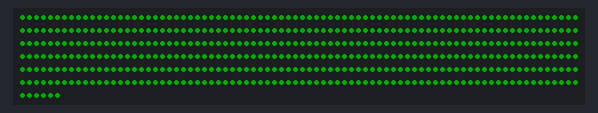
A sketch run on a simulated Arduino Uno, built for the host (arithmetic inside an expression is 32-bit, double 64-bit). Shown: 486 RGB LEDs in strip order, left to right, continuing on the next row. Dim RGB values are drawn brighter than linear.

Above: at 0.1 s.
At 0.5 s:
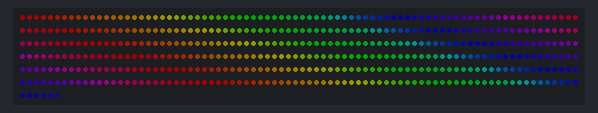
At 17.32 s:
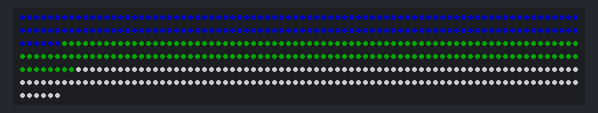
At 17.95 s:
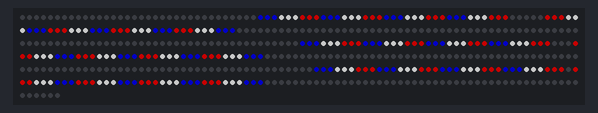
At 30.33 s:
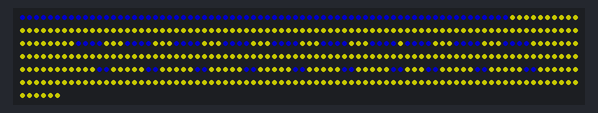
At 39.5 s:
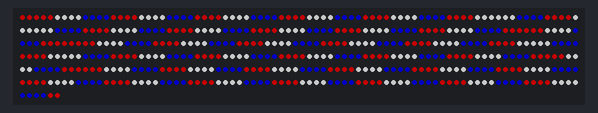

Measured:
- what the display in image 1 shows lasts 10.9 s, from 0.4 s to 11.3 s

The sketch:

shoresign.ino
```cpp
// Do not remove the include below
#include "patterns.h"
#include <FastLED.h>

CRGBPalette16 currentPalette = RainbowColors_p;
TBlendType currentBlending = LINEARBLEND;


#define DATA_PIN    6
#define LED_PIN     13
#define BRIGHTNESS  100

#define LED_TYPE    WS2812B
#define COLOR_ORDER GRB


#define LEFT		-1
#define RIGHT		 1

#define UP			 2
#define DOWN		-2

#define COLUMNS    	 3

#define R1			70
#define R2			69
#define R3			68

#define C1     		13
#define C2     		12
#define C3     		11

#define ROW1 	   166
#define ROW2       162
#define ROW3       158

CRGB Leds[ ROW1 + ROW2 + ROW3 ];
/*
union Map
{
	struct ROWS {
		int outside[166]; // 70-83-153-166 70X13
		int middle [162]; // 69-81-150-162 69X12
		int inside [158]; // 68-79-147-158 68X11
	} Rows;
	int Leds[[ ROW1 + ROW2 + ROW3 ];
} Map = {
*/
#define STRING
#ifndef STRING
const int LedMap[ ROW1 + ROW2 + ROW3 ] =
{
/* 0  1   2   3   4   5   6   7   8   9  10  11  12  13  14  15  16  17  18  19  20  21  22  23  24  25  26  27  28  29  30  31   32   33   34   35   36   37   38   39   40   41   42   43   44   45   46   47   48   49   50   51   52   53   54   55   56   57   58   59   60   61   62    63  64   65   66   67   68   69   70   71   72   73   74   75   76   77   78   79   80   81   82   83   84   85   86   87   88   89   90   91   92   93   94   95   96   97   98   99  100  101  102  103  104  105  106  107  108  109  110  111  112  113  114  115  116  117  118  119  120  121  122  123  124  125  126  127  128  129  130  131  132  133  134  135  136  137  138  139  140  141  142  143  144  145  146  147  148  149  150  151  152  153  154  155  156  157  158  159  160  161  162  163  164  165*/
   5, 6, 11, 12, 17, 18, 23, 24, 29, 30, 35, 36, 41, 42, 47, 48, 53, 54, 59, 60, 65, 66, 71, 72, 77, 78, 83, 84, 89, 90, 95, 96, 101, 102, 107, 108, 113, 114, 119, 120, 125, 126, 131, 132, 137, 138, 143, 144, 149, 150, 155, 156, 161, 162, 167, 168, 173, 174, 179, 180, 185, 186, 191, 192, 197, 198, 203, 204, 209, 210, 212, 213, 218, 219, 224, 225, 230, 231, 236, 237, 242, 243, 245, 246, 251, 252, 257, 258, 263, 264, 269, 270, 275, 276, 281, 282, 287, 288, 293, 294, 299, 300, 305, 306, 311, 312, 317, 318, 323, 324, 329, 330, 335, 336, 341, 342, 347, 348, 353, 354, 359, 360, 365, 366, 371, 372, 377, 378, 383, 384, 389, 390, 395, 396, 401, 402, 407, 408, 413, 414, 419, 420, 425, 426, 431, 432, 437, 438, 443, 444, 449, 450, 453, 455, 456, 461, 462, 467, 468, 473, 474, 479, 480, 485,   2,   0,
   4, 7, 10, 13, 16, 19, 22, 25, 28, 31, 34, 37, 40, 43, 46, 49, 52, 55, 58, 61, 64, 67, 70, 73, 76, 79, 82, 85, 88, 91, 94, 97, 100, 103, 106, 109, 112, 115, 118, 121, 124, 127, 130, 133, 136, 139, 142, 145, 148, 151, 154, 157, 160, 163, 166, 169, 172, 175, 178, 181, 184, 187, 190, 193, 196, 199, 202, 205, 208, 211, 214, 217, 220, 223, 226, 229, 232, 235, 238, 241, 244, 247, 250, 253, 256, 259, 262, 265, 268, 271, 274, 277, 280, 283, 286, 289, 292, 295, 298, 301, 304, 307, 310, 313, 316, 319, 322, 325, 328, 331, 334, 337, 340, 343, 346, 349, 352, 355, 358, 361, 364, 367, 370, 373, 376, 379, 382, 385, 388, 391, 394, 397, 400, 403, 406, 409, 412, 415, 418, 421, 424, 427, 430, 433, 436, 439, 442, 445, 448, 451, 454, 457, 460, 463, 466, 469, 472, 475, 478, 481, 484,   1,
   8, 9, 14, 15, 20, 21, 26, 27, 32, 33, 38, 39, 44, 45, 50, 51, 56, 57, 62, 63, 68, 69, 74, 75, 80, 81, 86, 87, 92, 93, 98, 99, 104, 105, 110, 111, 116, 117, 122, 123, 128, 129, 134, 135, 140, 141, 146, 147, 152, 153, 158, 159, 164, 165, 170, 171, 176, 177, 182, 183, 188, 189, 194, 195, 200, 201, 206, 207, 215, 216, 221, 222, 227, 228, 233, 234, 239, 240, 248, 249, 254, 255, 260, 261, 266, 267, 272, 273, 278, 279, 284, 285, 290, 291, 296, 297, 302, 303, 308, 309, 314, 315, 320, 321, 326, 327, 332, 333, 338, 339, 344, 345, 350, 351, 356, 357, 362, 363, 368, 369, 374, 375, 380, 381, 386, 387, 392, 393, 398, 399, 404, 405, 410, 411, 416, 417, 422, 423, 428, 429, 434, 435, 440, 441, 446, 447, 452, 458, 459, 464, 465, 470, 471, 476, 477, 482, 483,   3
};
#else
const int LedMap[ ROW1 + ROW2 + ROW3 ] =
{
/* 0    1    2    3    4    5    6    7    8    9   10   11   12   13   14   15   16   17   18   19   20   21   22   23   24   25   26   27   28   29   30   31   32   33   34   35   36   37   38   39   40   41   42   43   44   45   46   47   48   49   50   51   52   53   54   55   56   57   58   59   60   61   62   63   64   65   66   67   68   69   70   71   72   73   74   75   76   77   78   79   80   81   82   83   84   85   86   87   88   89   90   91   92   93   94   95   96   97   98   99  100  101  102  103  104  105  106  107  108  109  110  111  112  113  114  115  116  117  118  119  120  121  122  123  124  125  126  127  128  129  130  131  132  133  134  135  136  137  138  139  140  141  142  143  144  145  146  147  148  149  150  151  152  153  154  155  156  157  158  159  160  161  162  163  164  165*/
   0,   1,   2,   3,   4,   5,   6,   7,   8,   9,  10,  11,  12,  13,  14,  15,  16,  17,  18,  19,  20,  21,  22,  23,  24,  25,  26,  27,  28,  29,  30,  31,  32,  33,  34,  35,  36,  37,  38,  39,  40,  41,  42,  43,  44,  45,  46,  47,  48,  49,  50,  51,  52,  53,  54,  55,  56,  57,  58,  59,  60,  61,  62,  63,  64,  65,  66,  67,  68,  69,  70,  71,  72,  73,  74,  75,  76,  77,  78,  79,  80,  81,  82,  83,  84,  85,  86,  87,  88,  89,  90,  91,  92,  93,  94,  95,  96,  97,  98,  99, 100, 101, 102, 103, 104, 105, 106, 107, 108, 109, 110, 111, 112, 113, 114, 115, 116, 117, 118, 119, 120, 121, 122, 123, 124, 125, 126, 127, 128, 129, 130, 131, 132, 133, 134, 135, 136, 137, 138, 139, 140, 141, 142, 143, 144, 145, 146, 147, 148, 149, 150, 151, 152, 153, 154, 155, 156, 157, 158, 159, 160, 161, 162, 163, 164, 165,
 166, 167, 168, 169, 170, 171, 172, 173, 174, 175, 176, 177, 178, 179, 180, 181, 182, 183, 184, 185, 186, 187, 188, 189, 190, 191, 192, 193, 194, 195, 196, 197, 198, 199, 200, 201, 202, 203, 204, 205, 206, 207, 208, 209, 210, 211, 212, 213, 214, 215, 216, 217, 218, 219, 220, 221, 222, 223, 224, 225, 226, 227, 228, 229, 230, 231, 232, 233, 234, 235, 236, 237, 238, 239, 240, 241, 242, 243, 244, 245, 246, 247, 248, 249, 250, 251, 252, 253, 254, 255, 256, 257, 258, 259, 260, 261, 262, 263, 264, 265, 266, 267, 268, 269, 270, 271, 272, 273, 274, 275, 276, 277, 278, 279, 280, 281, 282, 283, 284, 285, 286, 287, 288, 289, 290, 291, 292, 293, 294, 295, 296, 297, 298, 299, 300, 301, 302, 303, 304, 305, 306, 307, 308, 309, 310, 311, 312, 313, 314, 315, 316, 317, 318, 319, 320, 321, 322, 323, 324, 325, 326, 327,
 328, 329, 330, 331, 332, 333, 334, 335, 336, 337, 338, 339, 340, 341, 342, 343, 344, 345, 346, 347, 348, 349, 350, 351, 352, 353, 354, 355, 356, 357, 358, 359, 360, 361, 362, 363, 364, 365, 366, 367, 368, 369, 370, 371, 372, 373, 374, 375, 376, 377, 378, 379, 380, 381, 382, 383, 384, 385, 386, 387, 388, 389, 390, 391, 392, 393, 394, 395, 396, 397, 398, 399, 400, 401, 402, 403, 404, 405, 406, 407, 408, 409, 410, 411, 412, 413, 414, 415, 416, 417, 418, 419, 420, 421, 422, 423, 424, 425, 426, 427, 428, 429, 430, 431, 432, 433, 434, 435, 436, 437, 438, 439, 440, 441, 442, 443, 444, 445, 446, 447, 448, 449, 450, 451, 452, 453, 454, 455, 456, 457, 458, 459, 460, 461, 462, 463, 464, 465, 466, 467, 468, 469, 470, 471, 472, 473, 474, 475, 476, 477, 478, 479, 480, 481, 482, 483, 484, 485
};
#endif

#define MAP( c, r ) LedMap[ ( c * ROW1 +  r ) - ( c/2 * 4) ]

int XY( int x, int y )
{

	switch( y )
	{

	// Horizontal lines
	case 0:
		if ( x < 3 )
			return MAP( 0, ROW1 - x );

		return MAP( 0, x - 2 );

	case 1:
		if ( x < 3 )
			return MAP( 1, ROW2 - x );

		return MAP( 1, x - 2 );

	case 2:
		if ( x < 3 )
			return MAP( 2, ROW3 - x );

		return MAP( 2, x - 3);

	case 12:
		return MAP( 2, ROW3 - C3 - x + 2 );

	case 13:
		return MAP( 1, ROW2 - C2 - x + 1 );

	case 14:
		return MAP( 0, ROW1 - C1 - x + 1 );

	default:
		y -= 3;
		switch( x )
		{
		case 0:
			return MAP( 0, ROW1 - y - 3 );

		case 1:
			return MAP( 1, ROW2 - y - 2 );

		case 2:
			return MAP( 2, ROW3 - y - 2 );

		case R1-1:
			return MAP( 2, R3 + y + 1   );

		case R1:
			return MAP( 1, R2 + y + 1   );

		case R1+1:
			return MAP( 0, R1 + y + 2   );

		default:
			return -1;
		}
	}
}


void test(void)
{
	FastLED.clear();

	CRGB color = CRGB::Green;
	for ( int i = 0; i < 486; i++ )
		Leds[i] = color;

	FastLED.show();
	FastLED.delay( 360 );
}


void setup() {
	FastLED.addLeds< WS2812B, DATA_PIN, COLOR_ORDER>((CRGB *) Leds, ROW1+ROW2+ROW3);
	FastLED.setBrightness(BRIGHTNESS);
	test();
	Serial.begin(9600);
}

/* Draw a rectange on a column of a color
 * 	column: column to draw
 * 	color: color to draw with
 * 	start: optional starting place
 * 	size: optional size if start is used
 */
void rectangle( int column, CRGB color, int start = 0, int size = -1 )
{

	if ( size < 0 )
		size = ROW1 - column * 4;
	else
		size = start + size - 1;

	for ( ; start < size; start++ )
		Leds[ MAP( column, start ) ] = color;
}

/* Swap the color on an led return the color swapped out
 * 	number: the led number to swap
 * 	color: the color to swap in
 */
CRGB swap( int number, CRGB color )
{
	CRGB temp;

	temp = Leds[number];
	Leds[number] = color;
	return temp;
}

/* Rotate an array forward or backwards
 * 	column: the array column to rotate
 * 	start: the starting position
 * 	size: the number to rotate - indicates direction
 */
int rotate(int column, int start, int size )
{

	int rows = ROW1 - ( 4 * column );
	int last = ( start + abs(size) - 1 ) % rows;

	// Left to right
	if ( size > 0 )
	{
		CRGB color = Leds[ MAP( column, start ) ];
		for (int r = last; r != start; r-- )
		{
			r =  r % rows;
			color = swap( MAP( column, r ), color );
		}
		Leds[ MAP(column, start) ] = color;
	}
	// Right to left
	else
	{
		CRGB color = Leds[ MAP(column, last) ];
		for (int r = start; r != last; r++ )
		{
			r = r % rows;
			color = swap( MAP( column, r ), color );
		}
		Leds[ MAP(column, last) ] = color;
	}
	return last;
}


/* Fill the corners of a rectangle if you are scrolling
 *	direction: direction of the rotation
 *	corner: used to fill individual corner of the 4 corners
 *	        0x1 Lower right
 *	        0x2 Lower left
 *	        0x4 Upper left
 *	        0x8 Upper right
 */
void corner_fill( int direction = 0, unsigned char corner = 0xF )
{
	CRGB replace;

	if ( direction == 0 )
		direction = LEFT;

	// Lower right
	if ( corner & 0x1 )
	{
		Leds[ MAP( 1, 0 ) ] = direction == LEFT ? Leds[ MAP( 1, ROW2-1 ) ] : Leds[ MAP( 1, 1 ) ];

		if ( direction == LEFT )
			replace = Leds[ MAP( 0, ROW1-2 ) ];
		else
			replace = Leds[ MAP( 0, 1 ) ];

		Leds[ MAP( 0, 0      ) ] = replace;
		Leds[ MAP( 0, ROW1-1 ) ] = replace;

		}

	// Lower left
	if ( corner & 0x2 )
	{
		Leds[ MAP( 1, R2 ) ] = direction == LEFT ? Leds[ MAP( 1, R2-1 ) ] : Leds[ MAP( 1, R2+1 ) ];

		if ( direction == LEFT )
			replace = Leds[ MAP( 0, R1-2 ) ];
		else
			replace = Leds[ MAP( 0, R1+1 ) ];

		Leds[ MAP( 0, R1   ) ] = replace;
		Leds[ MAP( 0, R1-1 ) ] = replace;
	}

	// Upper left
	if ( corner & 0x4 )
	{
		Leds[ MAP( 1, R2+C2 ) ] = direction == LEFT ? Leds[ MAP( 1, R2+C2+1 ) ] : Leds[ MAP( 1, R2+C2-1) ];

		if ( direction == LEFT )
			replace = Leds[ MAP( 0, R1+C1+1 ) ];
		else
			replace = Leds[ MAP( 0, R1+C1-2 ) ];

		Leds[ MAP( 0, R1+C1-1 ) ] = replace;
		Leds[ MAP( 0, R1+C1   ) ] = replace;
	}

	// Upper right
	if ( corner & 0x8 )
	{
		Leds[ MAP( 1, ROW2-C2 ) ] = direction == LEFT ? Leds[ MAP( 1, ROW2-C2+1 ) ] : Leds[ MAP( 1, ROW2-C2-1 ) ];

		if ( direction == LEFT )
			replace = Leds[ MAP( 0, ROW1-C1+1 ) ];
		else
			replace = Leds[ MAP( 0, ROW1-C1-2 )];

		Leds[ MAP( 0, ROW1-C1   ) ] = replace;
		Leds[ MAP( 0, ROW1-C1-1 ) ] = replace;
	}
	return;
}

/*  Rotate a single side of the a rectangle
 *    bar: what side is rotating
 *    direction: which way to rotate it
 */
void rotate_bar( int bar, int direction )
{
	int length;
	switch( bar )
	{
	case DOWN:
		if ( direction == RIGHT )
			length = R3;
		else
			length = -R3;

		rotate( 0, 1, length );
		rotate( 1, 1, length );
		rotate( 2, 0, length );
		break;

	case UP:
		if ( direction == LEFT )
			length = R3;
		else
			length = -R3;

		rotate( 0, R1+C1+1, length );
		rotate( 1, R2+C2+1, length );
		rotate( 2, R3+C3,   length );
		break;

	case LEFT:
		if ( direction == UP )
			length = -C3+1;
		else
			length = C3-1;

		rotate( 0, R1+1, length );
		rotate( 1, R2+1, length );
		rotate( 2, R3,   length );
		break;

	case RIGHT:
		if ( direction == DOWN )
			length = -C3+1;
		else
			length = C3-1;

		rotate( 0, ROW1-C1+1, length );
		rotate( 1, ROW2-C2+1, length );
		rotate( 2, ROW3-C3,   length );
		break;
	}
}

/* Rotate a column around a rectangle evenly
 * 	column: the column to rotate
 * 	direction: which way to rotate
 */
void rotate_even( int column, int direction )
{
	int rows = ROW1 - ( 4 * column );
	int last = rows - 1;

	CRGB color;

	switch( column )
	{
	case 2:
		rotate( 2, 0, direction  * rows );
		return;

	case 1:
		if ( direction == LEFT )
		{
			color = Leds[ MAP( 1, last ) ];
			for (int r = 1; r != last; r++ )
			{
				r = r % rows;
				if ( r == R2 || r == R2+C2 || r == 2*R2+C2 )
					r++;
				color = swap( MAP( 1, r ), color );
			}
			Leds[ MAP(1, last) ] = color;
		}
		else
		{
			color = Leds[ MAP( 1, 1 ) ];
			for (int r = last; r != 1; r-- )
			{
				if ( r == R2 || r == R2+C2 || r == 2*R2+C2 )
					r--;
				color = swap( MAP( 1, r ), color );
			}
			Leds[ MAP( 1, 1 ) ] = color;
		}

		corner_fill( direction );
		return;

	case 0:
		last -= 1;
		if ( direction == LEFT )
		{
			color = Leds[ MAP( 0, last ) ];
			for (int r = 1; r != last; r++ )
			{
				if ( r == R1-1 || r == R1+C1-1 || r == 2*R1+C1-1 )
					r+=2;

				color = swap( MAP( 0, r ), color );
			}
			Leds[ MAP( 0, last) ] = color;
		}
		else
		{
			color = Leds[ MAP( 0, 1 ) ];
			for (int r = last; r != 1; r-- )
			{
				r =  r % rows;
				if ( r == R1 || r == R1+C1 || r == 2*R1+C1 )
					r-=2;

				color = swap( MAP( 0, r ), color );
			}
			Leds[ MAP( 0, 1) ] = color;
		}

		corner_fill( direction );
		return;
	}
}
/* Create blocks with different colors on a rectangle
 * 	colors: array of 3 colors
 */
void color_block( CRGB *colors )
{
	int icorner, ocorner;
	CRGB color;

	for ( int i=0; i<ROW3; i++ )
	{
		color = colors[ (i /4)  %3 ];

		if ( i < ROW3 )
			Leds[ MAP( 2, i ) ] = color;

		if ( i < R3 )
		{
			icorner = i + 1;
			ocorner = i + 1;
		}
		else if ( i < R3 + C3 )
		{
			icorner = i + 2;
			ocorner = i + 3;
		}
		else if ( i < ROW3 - C3 )
		{
			icorner = i + 3;
			ocorner = i + 5;
		}
		else
		{
			icorner = i + 4;
			ocorner = i + 7;
		}
		if ( icorner < ROW2 )
			Leds[ MAP( 1, icorner ) ] = color;

		if ( ocorner < ROW1 )
		Leds[ MAP( 0, ocorner ) ] = color;

	}
	corner_fill( LEFT );
}


void diagonal( int row, CRGB color  )
{

	if ( row < 0 )
	{
		Leds[ MAP( 0, ROW1-2 + row ) ] = color;
		Leds[ MAP( 1, ROW2-2 + row ) ] = color;
		Leds[ MAP( 2, ROW3-2 + row ) ] = color;
	}
	else
	{
		Leds[ MAP( 0, row ) ] = color;
		Leds[ MAP( 1, row ) ] = color;
		Leds[ MAP( 2, row ) ] = color;
	}

	if ( row < R3  )
	{
		row = 142 - row;
		if ( row > R3 + C3 + 2 )
		{
			Leds[ MAP( 0, row     ) ] = color;
			Leds[ MAP( 1, row - 2 ) ] = color;
			Leds[ MAP( 2, row - 4 ) ] = color;
		}
	}
	else
	{
		row += 1;
		Leds[ MAP( 0, row + 4 ) ] = color;
		Leds[ MAP( 1, row + 1 ) ] = color;
		//Leds[ MAP( 2, row ) ] = color;
	}
}

/*
 *  Individual patterns start here
 */

void stripes( void )
{
	FastLED.clear();

	int x, y, c = 0;
	const CRGB colors[3] = { CRGB::Red, CRGB::White, CRGB::Blue };

	for ( x = 69, y = 0; x > 1; x-=3 )
	{

		Leds[ MAP( 0, x )    ] = colors[c];
		Leds[ MAP( 1, x )    ] = colors[c];
		Leds[ MAP( 2, x )    ] = colors[c];

		Leds[ MAP( 0, x-1 )  ] = colors[c];
		Leds[ MAP( 1, x-1 )  ] = colors[c];
		Leds[ MAP( 2, x-1 )  ] = colors[c];

		Leds[ MAP( 0, x-2 )  ] = colors[c];
		Leds[ MAP( 1, x-2 )  ] = colors[c];
		Leds[ MAP( 2, x-2 )  ] = colors[c];


		y += 2;
		Leds[ MAP( 0, x + y + 4 )  ] = colors[c];
		Leds[ MAP( 1, x + y + 2 )  ] = colors[c];
		Leds[ MAP( 2, x + y     )  ] = colors[c];

		y += 2;
		Leds[ MAP( 0, x-1  + y + 4 )  ] = colors[c];
		Leds[ MAP( 1, x-1  + y + 2 )  ] = colors[c];
		Leds[ MAP( 2, x-1  + y     )  ] = colors[c];


		y += 2;
		Leds[ MAP( 0, x-2 + y + 4 )  ] = colors[c];
		Leds[ MAP( 1, x-2 + y + 2 )   ] = colors[c];
		Leds[ MAP( 2, x-2 + y     )   ] = colors[c];

		FastLED.show();
		FastLED.delay( 30 );

		c++;
		if ( c > 2 )
			c = 0;
	}
}

void italy(void) {
	FastLED.clear();

	CRGB colors[6] = { CRGB::Red,       CRGB::White,      CRGB::Blue,
				       CRGB::DarkGreen, CRGB::White,      CRGB::Red };

	for ( int c = 0; c < 20; c++ )
		for( int i=0; i<4; i++ )
		{
			rectangle(0, colors[i]  );
			rectangle(1, colors[i+1]);
			rectangle(2, colors[i+2]);
			FastLED.show();
			FastLED.delay(60);
		}
}

void palette( void )
{
	int colorIndex = 0;
	for( int i = 0; i < ROW1+ROW2+ROW3; i++)
	{
		Leds[i] = ColorFromPalette( currentPalette, colorIndex, BRIGHTNESS, currentBlending);
		colorIndex += 3;
	}
	FastLED.show();
	FastLED.delay( 3600 );
	for ( int i=0; i< 500; i++)
	{
		rotate( 0, 0, ROW1-1 );
		rotate( 1, 0, ROW2-1 );
		rotate( 2, 0, ROW3-1 );
		FastLED.show();
	}
}

void waves( void )
{
	FastLED.clear();

	rectangle( 0, CRGB::Yellow);
	rectangle( 1, CRGB::Yellow);
	rectangle( 2, CRGB::Yellow);

	CRGB blue = CRGB::Blue;

	for ( int i = 0; i < R1; i+=7 )
	{
		for ( int w = 0; w < 7; w++ )
		{
			Leds[ MAP( 0, i+w ) ] = blue;
			if ( w > 1 && w < 6 )
				Leds[ MAP( 1, i+w) ] = blue;
			if ( w == 3 || w == 4  )
				Leds[ MAP( 2, i+w ) ] = blue;
		}
	}
	FastLED.show();
	FastLED.delay( 180 );

	for ( int t=0; t<ROW3; t++ )
	{
		rotate_bar( DOWN, RIGHT );
		FastLED.show();
		FastLED.delay( 60 );
	}

}

void flag( void )
{
	int number;

	CRGB color;

	FastLED.clear();

	for ( int y = 0; y < C1+2; y++)
	{
		if ( y % 2 == 0 )
			color = CRGB::Red;
		else
			color = CRGB::White;

		for ( int x = 0; x < R1+2;  x++ )
		{
			number = XY(  x, y );
			if ( number < 0 )
				continue;
			Leds[ number ] = color;
		}
		FastLED.show();
		FastLED.delay( 30 );
	}

	for ( int x = R1 + 1; x >= 0; x-- )
	{
		if ( x % 5  == 0  && x > 0 && x < R1 )
			color = CRGB::White;
		else
			color = CRGB::DarkBlue;

		for ( int y = 0; y < C1 + 2; y ++ )
		{
			number = XY( x, y );
			if ( number < 0 )
				continue;
			Leds[ number ] = color;
		}
		FastLED.show();
		FastLED.delay( 30 );
	}

	for( int i = 0; i < R1; i++ )
	{
		rotate_bar( UP, RIGHT   );
		rotate_bar( DOWN, RIGHT );

		FastLED.show();
		FastLED.delay( 60 );
	}
}

void rotate_test(void)
{
	CRGB usa[3]   = { CRGB::Red, CRGB::White, CRGB::Blue };
	CRGB italy[3] = { CRGB::DarkGreen, CRGB::White, CRGB::Red };

	FastLED.clear();
	color_block( usa );

	FastLED.show();
	FastLED.delay( 600 );

	for ( int i = 0; i< ROW3; i++ )
	{
		rotate_even( 0, RIGHT );
		rotate_even( 1, RIGHT );
		rotate_even( 2, RIGHT );

		FastLED.show();
		FastLED.delay( 30 );
	}

	for ( int i = 0; i< ROW3; i++ )
	{
		rotate_even( 0, LEFT );
		rotate_even( 1, LEFT );
		rotate_even( 2, LEFT );

		FastLED.show();
		FastLED.delay( 30 );
	}

	color_block( italy );

	for( int i=0; i< ROW1; i++ )
	{
		rotate_bar( UP,   RIGHT );
		rotate_bar( DOWN, RIGHT );

		corner_fill( RIGHT, 0x9 );
		corner_fill( LEFT,  0x6 );

		FastLED.show();
		FastLED.delay( 60 );
	}

	for( int i=0; i< ROW1; i++ )
	{
		rotate_bar( UP,   LEFT );
		rotate_bar( DOWN, LEFT );

		corner_fill( RIGHT, 0x9 );
		corner_fill( LEFT,  0x6 );

		FastLED.show();
		FastLED.delay( 60 );
	}

	for( int i=0; i< ROW1; i++ )
	{
		rotate_bar( LEFT,  UP );
		rotate_bar( RIGHT, UP );

		FastLED.show();
		FastLED.delay( 60 );
	}

	for( int i=0; i< ROW1; i++ )
	{
		rotate_bar( LEFT,  DOWN );
		rotate_bar( RIGHT, DOWN );

		FastLED.show();
		FastLED.delay( 60 );
	}
}

typedef struct {
	void (*func)(void);
	int times;
} Patterns;

#define MAX_PATTERNS 6
const Patterns PATTERN[MAX_PATTERNS] = {
	palette, 1,
	italy, 1,
	stripes,1,
	waves, 1,
	flag, 1,
	rotate_test, 1,
};

void loop()
{
	for (int i = 0; i < MAX_PATTERNS; i++)
	{
		int times = PATTERN[i].times;
		while (times--)
			PATTERN[i].func();
	}
}
```

Source omitted: patterns.h (540 bytes)
